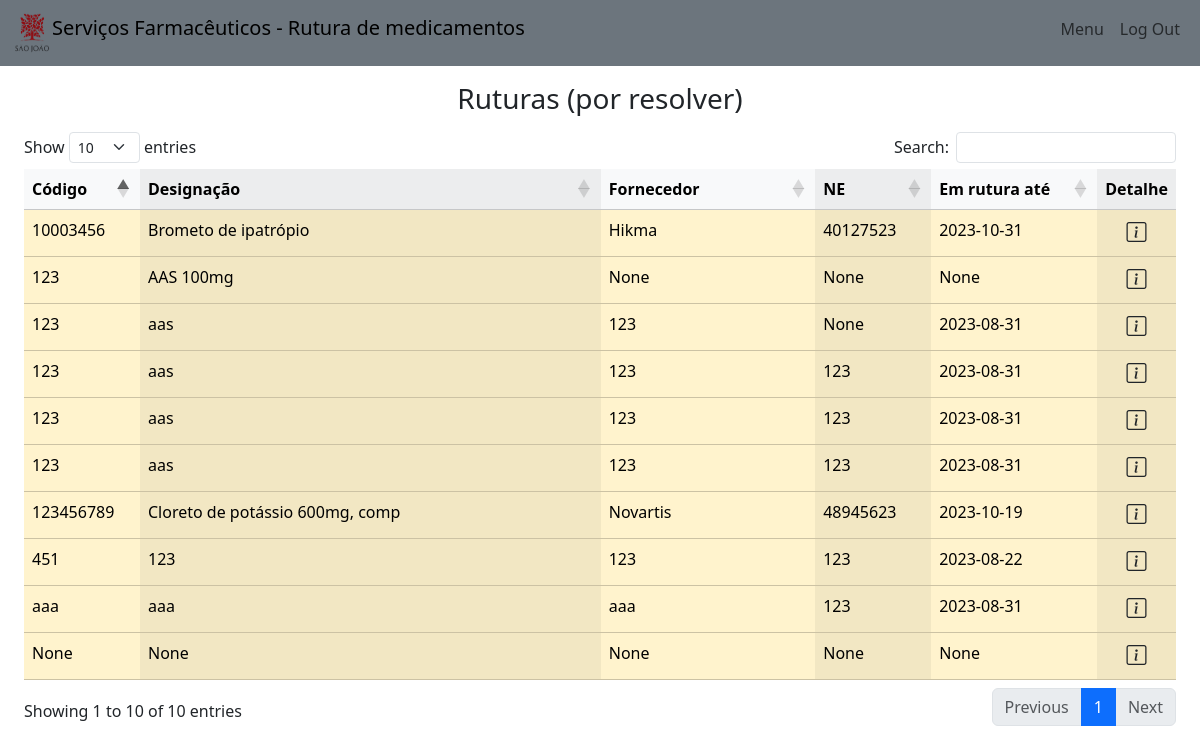
Page /list/other (signed in) on the committed database.
### tables this page shows
CREATE TABLE "ruts" (
	"id"	INTEGER,
	"code"	INTEGER,
	"desig"	TEXT,
	"forn"	TEXT,
	"order_nr"	INTEGER,
	"end_date"	TEXT,
	"last_date"	TEXT,
	"alternative"	TEXT,
	"detail"	TEXT,
	"obs"	TEXT,
	"created"	TEXT,
	"public"	TEXT DEFAULT 'false',
	"solved"	TEXT DEFAULT 'false',
	PRIMARY KEY("id" AUTOINCREMENT)
);

### main.py (the view)
@app.route('/list/<status>', methods=['GET'])
@login_required
def list(status):
    con = sql_open()
    cursor = con.cursor()
    if status == 'other':
        cursor.execute("SELECT * FROM ruts WHERE solved = ?", ('false',))
        list_Type = '(por resolver)'
    elif status == 'public':
        cursor.execute("SELECT * FROM ruts WHERE public = ?", ('true', ))
        list_Type = '(públicas)'
    else:
        cursor.execute("SELECT * FROM ruts")
        list_Type = '(todas)'
    data = cursor.fetchall()
    cursor.close()
    return render_template('list.html', data=data, listType=list_Type)

### helpers.py (called while the page is built)
def login_required(f):
    @wraps(f)
    def decorated_function(*args, **kwargs):
        if session['name'] is None:
            return redirect(url_for('login'))
        return f(*args, **kwargs)
    return decorated_function

### main.py (called while the page is built)
def sql_open():
    con = sql.connect('database.db')
    con.row_factory = sql.Row
    return con

### templates/list.html (shortened to what this page needs)
{% extends 'home.html' %}
{% block main %}
<div class="container-fluid row mt-3 mx-auto">
    <h3 class="mb-3 text-center">Ruturas {{ listType }}</h3>
    <table class="table table-striped-columns table-hover" id="allTable">
        <thead class="table-light">
            <tr>
                <th>Código</th>
                <th>Designação</th>
                <th>Fornecedor</th>
                <th>NE</th>
                <th>Em rutura até</th>
                <th>Detalhe</th>
            </tr>
        </thead>
        <tbody>
            {% for row in data %}
            {% if row['solved'] == 'true' %}
            <tr class="table-success">
            {% else %}
            <tr class="table-warning">
            {% endif %}
                <td style="width:100px">{{ row['code'] }}</td>
                <td>{{ row['desig'] }}</td>
                <td>{{ row['forn'] }}</td>
                <td style="width:100px">{{ row['order_nr'] }}</td>
                <td style="width:150px">{{ row['end_date'] }}</td>
                <td style="width:50px; text-align: center;"><a class="text-color-black" href="{{ url_for('details', id=row['id']) }}"><i class="bi bi-info-square text-dark fs-5"></i></a></td>
            </tr>
            {% endfor %}
        </tbody>
    </table>
</div>
{% endblock main %}

### static/styles.css (style rules this page uses)
body, html { height: 100%; text-decoration: none; }

### rows in the picture
ruts: code "123", desig "AAS 100mg", forn "None", order_nr "None", end_date "None"
ruts: code "None", desig "None", forn "None", order_nr "None", end_date "None"
ruts: code "123", desig "aas", forn "123", order_nr "None", end_date "2023-08-31"
ruts: code "123", desig "aas", forn "123", order_nr "123", end_date "2023-08-31"
ruts: code "123", desig "aas", forn "123", order_nr "123", end_date "2023-08-31"
ruts: code "123", desig "aas", forn "123", order_nr "123", end_date "2023-08-31"
ruts: code "451", desig "123", forn "123", order_nr "123", end_date "2023-08-22"
ruts: code "10003456", desig "Brometo de ipatrópio", forn "Hikma", order_nr "40127523", end_date "2023-10-31"
ruts: code "123456789", desig "Cloreto de potássio 600mg, comp", forn "Novartis", order_nr "48945623", end_date "2023-10-19"
ruts: code "aaa", desig "aaa", forn "aaa", order_nr "123", end_date "2023-08-31"

### other values in the picture
{{ listType }} "(por resolver)"
